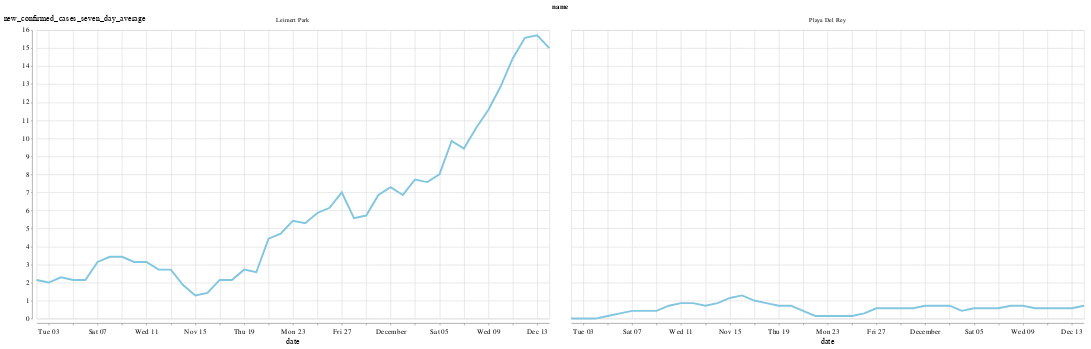

Notebook cell for this chart:
### Code cell
alt.Chart(losangeles).mark_line().encode(
    x=alt.X("date:T"),
    y="new_confirmed_cases_seven_day_average",
    facet=alt.Facet("name:N", columns=2),
)

### Figure 1 — Vega-Lite specification as saved in the notebook (floating-point values rounded to 4 significant figures)
{"config": {"view": {"width": 800, "height": 450}, "background": "#ffffff", "title": {"anchor": "start", "font": "Benton Gothic Bold, sans", "fontColor": "#000000", "fontSize": 22, "fontWeight": "normal"}, "arc": {"fill": "#82c6df"}, "area": {"fill": "#82c6df"}, "line": {"stroke": "#82c6df", "strokeWidth": 3}, "path": {"stroke": "#82c6df"}, "rect": {"fill": "#82c6df"}, "shape": {"stroke": "#82c6df"}, "bar": {"fill": "#82c6df"}, "point": {"stroke": "#82c6df"}, "symbol": {"fill": "#82c6df", "size": 30}, "axis": {"titleFont": "Benton Gothic Bold, sans", "titleFontSize": 13, "titleFontWeight": "normal", "labelFont": "Benton Gothic, sans", "labelFontSize": 11.5, "labelFontWeight": "normal"}, "axisX": {"labelAngle": 0, "labelPadding": 4, "tickSize": 3}, "axisY": {"labelBaseline": "middle", "maxExtent": 45, "minExtent": 45, "tickSize": 2, "titleAlign": "left", "titleAngle": 0, "titleX": -45, "titleY": -11}, "legend": {"titleFont": "Benton Gothic Bold, sans", "titleFontSize": 13, "titleFontWeight": "normal", "symbolType": "square", "labelFont": "Benton Gothic, sans", "labelFontSize": 11.5}, "range": {"category": ["#3580b1", "#ec8431", "#ab7fb4", "#c89d29", "#adc839", "#829eb1"], "diverging": ["#e68a4f", "#f4bb6a", "#f9e39c", "#dadfe2", "#a6b7c6", "#849eae"], "heatmap": ["#fbf2c7", "#f9e39c", "#f8d36e", "#f4bb6a", "#e68a4f", "#d15a40", "#ab4232"], "ordinal": ["#fbf2c7", "#f9e39c", "#f8d36e", "#f4bb6a", "#e68a4f", "#d15a40", "#ab4232"], "ramp": ["#fbf2c7", "#f9e39c", "#f8d36e", "#f4bb6a", "#e68a4f", "#d15a40", "#ab4232"]}}, "data": {"name": "data-4e394713ac9e0f55feffc52825005a65"}, "mark": "line", "encoding": {"facet": {"type": "nominal", "columns": 2, "field": "name"}, "x": {"type": "temporal", "field": "date"}, "y": {"type": "quantitative", "field": "new_confirmed_cases_seven_day_average"}}, "$schema": "https://vega.github.io/schema/vega-lite/v4.8.1.json", "datasets": {"data-4e394713ac9e0f55feffc52825005a65": [{"name": "Leimert Park", "date": "2020-11-02", "new_confirmed_cases_seven_day_average": 2.143}, {"name": "Leimert Park", "date": "2020-11-03", "new_confirmed_cases_seven_day_average": 2.0}, {"name": "Leimert Park", "date": "2020-11-04", "new_confirmed_cases_seven_day_average": 2.286}, {"name": "Leimert Park", "date": "2020-11-05", "new_confirmed_cases_seven_day_average": 2.143}, {"name": "Leimert Park", "date": "2020-11-06", "new_confirmed_cases_seven_day_average": 2.143}, {"name": "Leimert Park", "date": "2020-11-07", "new_confirmed_cases_seven_day_average": 3.143}, {"name": "Leimert Park", "date": "2020-11-08", "new_confirmed_cases_seven_day_average": 3.429}, {"name": "Leimert Park", "date": "2020-11-09", "new_confirmed_cases_seven_day_average": 3.429}, {"name": "Leimert Park", "date": "2020-11-10", "new_confirmed_cases_seven_day_average": 3.143}, {"name": "Leimert Park", "date": "2020-11-11", "new_confirmed_cases_seven_day_average": 3.143}, {"name": "Leimert Park", "date": "2020-11-12", "new_confirmed_cases_seven_day_average": 2.714}, {"name": "Leimert Park", "date": "2020-11-13", "new_confirmed_cases_seven_day_average": 2.714}, {"name": "Leimert Park", "date": "2020-11-14", "new_confirmed_cases_seven_day_average": 1.857}, {"name": "Leimert Park", "date": "2020-11-15", "new_confirmed_cases_seven_day_average": 1.286}, {"name": "Leimert Park", "date": "2020-11-16", "new_confirmed_cases_seven_day_average": 1.429}, {"name": "Leimert Park", "date": "2020-11-17", "new_confirmed_cases_seven_day_average": 2.143}, {"name": "Leimert Park", "date": "2020-11-18", "new_confirmed_cases_seven_day_average": 2.143}, {"name": "Leimert Park", "date": "2020-11-19", "new_confirmed_cases_seven_day_average": 2.714}, {"name": "Leimert Park", "date": "2020-11-20", "new_confirmed_cases_seven_day_average": 2.571}, {"name": "Leimert Park", "date": "2020-11-21", "new_confirmed_cases_seven_day_average": 4.429}, {"name": "Leimert Park", "date": "2020-11-22", "new_confirmed_cases_seven_day_average": 4.714}, {"name": "Leimert Park", "date": "2020-11-23", "new_confirmed_cases_seven_day_average": 5.429}, {"name": "Leimert Park", "date": "2020-11-24", "new_confirmed_cases_seven_day_average": 5.286}, {"name": "Leimert Park", "date": "2020-11-25", "new_confirmed_cases_seven_day_average": 5.857}, {"name": "Leimert Park", "date": "2020-11-26", "new_confirmed_cases_seven_day_average": 6.143}, {"name": "Leimert Park", "date": "2020-11-27", "new_confirmed_cases_seven_day_average": 7.0}, {"name": "Leimert Park", "date": "2020-11-28", "new_confirmed_cases_seven_day_average": 5.571}, {"name": "Leimert Park", "date": "2020-11-29", "new_confirmed_cases_seven_day_average": 5.714}, {"name": "Leimert Park", "date": "2020-11-30", "new_confirmed_cases_seven_day_average": 6.857}, {"name": "Leimert Park", "date": "2020-12-01", "new_confirmed_cases_seven_day_average": 7.286}, {"name": "Leimert Park", "date": "2020-12-02", "new_confirmed_cases_seven_day_average": 6.857}, {"name": "Leimert Park", "date": "2020-12-03", "new_confirmed_cases_seven_day_average": 7.714}, {"name": "Leimert Park", "date": "2020-12-04", "new_confirmed_cases_seven_day_average": 7.571}, {"name": "Leimert Park", "date": "2020-12-05", "new_confirmed_cases_seven_day_average": 8.0}, {"name": "Leimert Park", "date": "2020-12-06", "new_confirmed_cases_seven_day_average": 9.857}, {"name": "Leimert Park", "date": "2020-12-07", "new_confirmed_cases_seven_day_average": 9.429}, {"name": "Leimert Park", "date": "2020-12-08", "new_confirmed_cases_seven_day_average": 10.57}, {"name": "Leimert Park", "date": "2020-12-09", "new_confirmed_cases_seven_day_average": 11.57}, {"name": "Leimert Park", "date": "2020-12-10", "new_confirmed_cases_seven_day_average": 12.86}, {"name": "Leimert Park", "date": "2020-12-11", "new_confirmed_cases_seven_day_average": 14.43}, {"name": "Leimert Park", "date": "2020-12-12", "new_confirmed_cases_seven_day_average": 15.57}, {"name": "Leimert Park", "date": "2020-12-13", "new_confirmed_cases_seven_day_average": 15.71}, {"name": "Leimert Park", "date": "2020-12-14", "new_confirmed_cases_seven_day_average": 15.0}, {"name": "Playa Del Rey", "date": "2020-11-02", "new_confirmed_cases_seven_day_average": 0.0}, {"name": "Playa Del Rey", "date": "2020-11-03", "new_confirmed_cases_seven_day_average": 0.0}, {"name": "Playa Del Rey", "date": "2020-11-04", "new_confirmed_cases_seven_day_average": 0.0}, {"name": "Playa Del Rey", "date": "2020-11-05", "new_confirmed_cases_seven_day_average": 0.1429}, {"name": "Playa Del Rey", "date": "2020-11-06", "new_confirmed_cases_seven_day_average": 0.2857}, {"name": "Playa Del Rey", "date": "2020-11-07", "new_confirmed_cases_seven_day_average": 0.4286}, {"name": "Playa Del Rey", "date": "2020-11-08", "new_confirmed_cases_seven_day_average": 0.4286}, {"name": "Playa Del Rey", "date": "2020-11-09", "new_confirmed_cases_seven_day_average": 0.4286}, {"name": "Playa Del Rey", "date": "2020-11-10", "new_confirmed_cases_seven_day_average": 0.7143}, {"name": "Playa Del Rey", "date": "2020-11-11", "new_confirmed_cases_seven_day_average": 0.8571}, {"name": "Playa Del Rey", "date": "2020-11-12", "new_confirmed_cases_seven_day_average": 0.8571}, {"name": "Playa Del Rey", "date": "2020-11-13", "new_confirmed_cases_seven_day_average": 0.7143}, {"name": "Playa Del Rey", "date": "2020-11-14", "new_confirmed_cases_seven_day_average": 0.8571}, {"name": "Playa Del Rey", "date": "2020-11-15", "new_confirmed_cases_seven_day_average": 1.143}, {"name": "Playa Del Rey", "date": "2020-11-16", "new_confirmed_cases_seven_day_average": 1.286}, {"name": "Playa Del Rey", "date": "2020-11-17", "new_confirmed_cases_seven_day_average": 1.0}, {"name": "Playa Del Rey", "date": "2020-11-18", "new_confirmed_cases_seven_day_average": 0.8571}, {"name": "Playa Del Rey", "date": "2020-11-19", "new_confirmed_cases_seven_day_average": 0.7143}, {"name": "Playa Del Rey", "date": "2020-11-20", "new_confirmed_cases_seven_day_average": 0.7143}, {"name": "Playa Del Rey", "date": "2020-11-21", "new_confirmed_cases_seven_day_average": 0.4286}, {"name": "Playa Del Rey", "date": "2020-11-22", "new_confirmed_cases_seven_day_average": 0.1429}, {"name": "Playa Del Rey", "date": "2020-11-23", "new_confirmed_cases_seven_day_average": 0.1429}, {"name": "Playa Del Rey", "date": "2020-11-24", "new_confirmed_cases_seven_day_average": 0.1429}, {"name": "Playa Del Rey", "date": "2020-11-25", "new_confirmed_cases_seven_day_average": 0.1429}, {"name": "Playa Del Rey", "date": "2020-11-26", "new_confirmed_cases_seven_day_average": 0.2857}, {"name": "Playa Del Rey", "date": "2020-11-27", "new_confirmed_cases_seven_day_average": 0.5714}, {"name": "Playa Del Rey", "date": "2020-11-28", "new_confirmed_cases_seven_day_average": 0.5714}, {"name": "Playa Del Rey", "date": "2020-11-29", "new_confirmed_cases_seven_day_average": 0.5714}, {"name": "Playa Del Rey", "date": "2020-11-30", "new_confirmed_cases_seven_day_average": 0.5714}, {"name": "Playa Del Rey", "date": "2020-12-01", "new_confirmed_cases_seven_day_average": 0.7143}, {"name": "Playa Del Rey", "date": "2020-12-02", "new_confirmed_cases_seven_day_average": 0.7143}, {"name": "Playa Del Rey", "date": "2020-12-03", "new_confirmed_cases_seven_day_average": 0.7143}, {"name": "Playa Del Rey", "date": "2020-12-04", "new_confirmed_cases_seven_day_average": 0.4286}, {"name": "Playa Del Rey", "date": "2020-12-05", "new_confirmed_cases_seven_day_average": 0.5714}, {"name": "Playa Del Rey", "date": "2020-12-06", "new_confirmed_cases_seven_day_average": 0.5714}, {"name": "Playa Del Rey", "date": "2020-12-07", "new_confirmed_cases_seven_day_average": 0.5714}, {"name": "Playa Del Rey", "date": "2020-12-08", "new_confirmed_cases_seven_day_average": 0.7143}, {"name": "Playa Del Rey", "date": "2020-12-09", "new_confirmed_cases_seven_day_average": 0.7143}, {"name": "Playa Del Rey", "date": "2020-12-10", "new_confirmed_cases_seven_day_average": 0.5714}, {"name": "Playa Del Rey", "date": "2020-12-11", "new_confirmed_cases_seven_day_average": 0.5714}, {"name": "Playa Del Rey", "date": "2020-12-12", "new_confirmed_cases_seven_day_average": 0.5714}, {"name": "Playa Del Rey", "date": "2020-12-13", "new_confirmed_cases_seven_day_average": 0.5714}, {"name": "Playa Del Rey", "date": "2020-12-14", "new_confirmed_cases_seven_day_average": 0.7143}]}}
